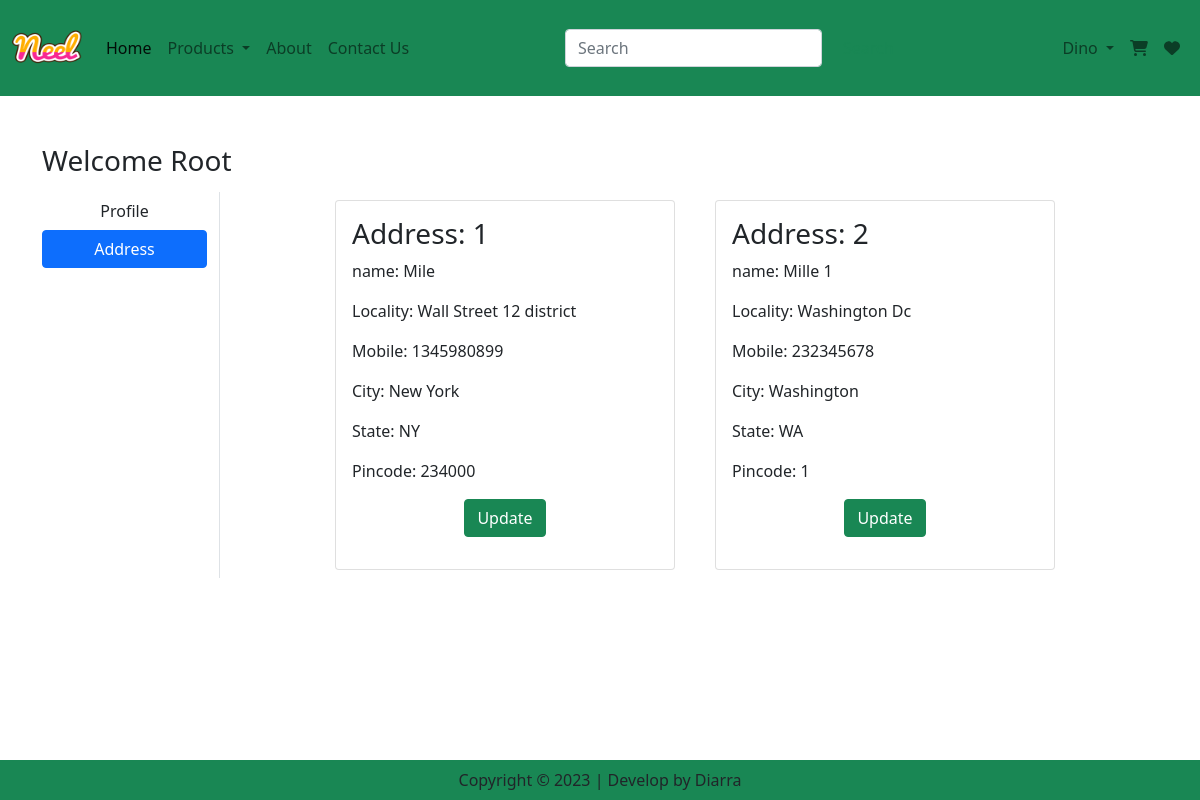
/shop/address/ (signed in), run on the app's committed database.
### shop/models.py (models this page shows, shortened)
class Customer(models.Model):
    STATE_CHOICES = (
        ('AL', 'Alabama'),
        ('AK', 'Alaska'),
        ('AZ', 'Arizona'),
        ('AR', 'Arkansas'),
        ('CA', 'California'),
        ('CO', 'Colorado'),
        ('CT', 'Connecticut'),
        ('DE', 'Delaware'),
        ('DC', 'District of Columbia'),
        ('FL', 'Florida'),
        ('GA', 'Georgia'),
        ('HI', 'Hawaii'),
        ('ID', 'Idaho'),
        ('IL', 'Illinois'),
        ('IN', 'Indiana'),
        ('IA', 'Iowa'),
        ('KS', 'Kansas'),
        ('KY', 'Kentucky'),
        ('LA', 'Louisiana'),
        ('ME', 'Maine'),
        ('MD', 'Maryland'),
        ('MA', 'Massachusetts'),
        ('MI', 'Michigan'),
        ('MN', 'Minnesota'),
        ('MS', 'Mississippi'),
        ('MO', 'Missouri'),
        ('MT', 'Montana'),
        ('NE', 'Nebraska'),
        ('NV', 'Nevada'),
        ('NH', 'New Hampshire'),
        ('NJ', 'New Jersey'),
        ('NM', 'New Mexico'),
        ('NY', 'New York'),
        ('NC', 'North Carolina'),
        ('ND', 'North Dakota'),
        ('OH', 'Ohio'),
        ('OK', 'Oklahoma'),
        ('OR', 'Oregon'),
        ('PA', 'Pennsylvania'),
        ('RI', 'Rhode Island'),
        ('SC', 'South Carolina'),
        ('SD', 'South Dakota'),
        ('TN', 'Tennessee'),
        ('TX', 'Texas'),
        ('UT', 'Utah'),
        ('VT', 'Vermont'),
        ('VA', 'Virginia'),
        ('WA', 'Washington'),
        ('WV', 'West Virginia'),
        ('WI', 'Wisconsin'),
        ('WY', 'Wyoming'),
    )
    user = models.ForeignKey(User, on_delete=models.CASCADE)
    name = models.CharField(max_length=150)
    locality = models.CharField(max_length=150)
    city = models.CharField(max_length=50)
    number = models.IntegerField(default=0)
    zipcode = models.IntegerField()
    state = models.CharField(choices=STATE_CHOICES, max_length=2)

### shop/views.py (the view)
# urls.py: path('address/', views.AddressView.as_view(), name='address'),
class AddressView(View):
    def get(self, request):
        add = Customer.objects.filter(user=request.user)
        return render(request, 'shop/address.html', locals())

### shop/templates/shop/address.html (shortened to what this page needs)
{% extends "base.html" %}
{% block content %}
<div class="container my-5">
	<div class="row">
		<h3>Welcome <span class="text-capitalize">{{request.user }}</span></h3>
		<br /><br />
		<div class="col-sm-2 border-end">
			<ul class="list-unstyled">
				<li class="d-grid">
					<a href="{% url 'shop:profile' %}" class="btn">Profile</a>
				</li>
				<li class="d-grid">
					<a href="{% url 'shop:address' %}" class="btn btn-primary"
						>Address</a
					>
				</li>
			</ul>
		</div>
		<div class="col-sm-8 offset-1">
			<div class="row">
				{% for ad in add %}
				<div class="col-sm-6">
					<div class="card m-2">
						<div class="card-body">
							<h3 class="card-title">Address: {{ forloop.counter }}</h5>
							<p>name: {{ ad.name }}</p>
							<p>Locality: {{ ad.locality }}</p>
							<p>Mobile: {{ ad.number }}</p>
							<p>City: {{ ad.city }}</p>
							<p>State: {{ ad.state }}</p>
							<p>Pincode: {{ ad.zipcode }}</p>
							<p class="text-center"> <a href="{% url 'shop:update-profile' pk=ad.id %}" class="btn btn-success">Update</a></p>
						</div>
					</div>
				</div>
				{% endfor %}
			</div>
		</div>
	</div>
</div>
{% endblock content %}

### data on the page
Customer: name "Mile", locality "Wall Street 12 district", number "1345980899", city "New York", state "NY", zipcode "234000"
Customer: name "Mille 1", locality "Washington Dc", number "232345678", city "Washington", state "WA", zipcode "1"

### other printed values
{{ request.user }} "Root"
